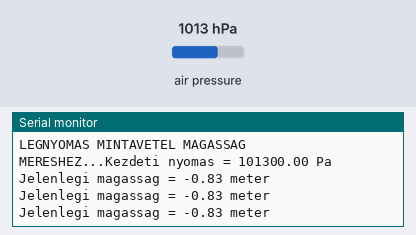
Simulated run of this sketch. Board: Arduino Uno, built with avr-gcc and run on an emulated ATmega328P. Shown: the last lines printed to the serial monitor. The inputs (shaded band) are chosen by the test bench; at power-on: air pressure 1013 hPa.

Above: at 1.2 s.
1.3 s: air pressure set to 952 hPa
At 2.0 s:
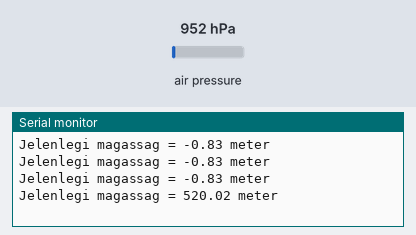
2.8 s: air pressure set to 975 hPa
At 3.5 s:
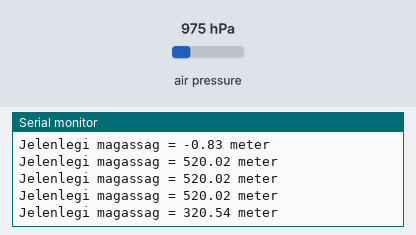
Timing chart, 0 to 5.8 s (numbered marks = the images above; inputs shaded):
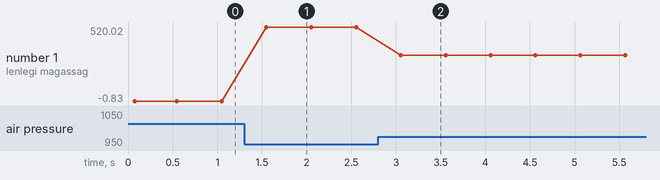

Measured:
- after the input at 1.3 s, the serial monitor: prints a new line after 0.25 s (image 1)
- after the input at 2.8 s, the serial monitor: prints a new line after 0.26 s (image 2)
- plotted number 1: -0.83 → 520.02 after the input at 1.3 s, 520.02 → 320.54 after the input at 2.8 s

The sketch:

bmp180_usbOUT.ino
```cpp
#include <Wire.h>
#include <Adafruit_BMP085.h>

Adafruit_BMP085 bmp;
float kezdeti_nyomas;


void setup() {
  Serial.begin(9600);
  if (!bmp.begin()) {
	Serial.println("Nem elerheto BMP180 Altimeter, ellenorizd a kabeleket!");
	while (1) {}
  }
    Serial.print("LEGNYOMAS MINTAVETEL MAGASSAG MERESHEZ...");
    Serial.print("Kezdeti nyomas = ");
    kezdeti_nyomas = bmp.readPressure();
    Serial.print(kezdeti_nyomas);
    Serial.println(" Pa");
}

void loop() {
    Serial.print("Jelenlegi magassag = ");
    Serial.print(bmp.readAltitude(kezdeti_nyomas-10));
    Serial.println(" meter");

    Serial.println();
    delay(500);
}
```
